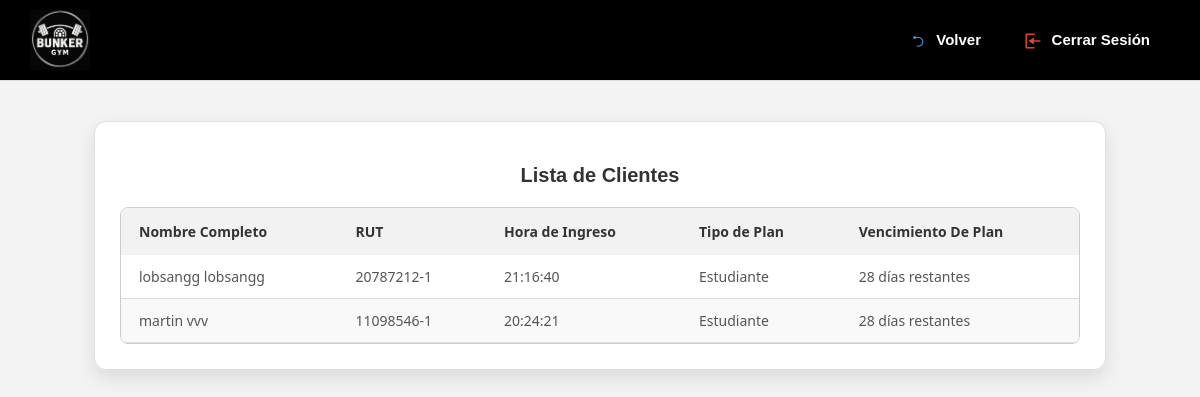
/lista/ (signed in), run on the app's committed database.
### core/models.py (models this page shows, shortened)
class Cliente(models.Model):
    METODOS_PAGO = [
        ('efectivo', 'Efectivo'),
        ('debito', 'Débito'),
        ('credito', 'Crédito'),
    ]
    nombre = models.CharField(max_length=50)
    apellido = models.CharField(max_length=50)
    rut = models.CharField(max_length=12, unique=True)
    correo = models.EmailField()
    telefono = models.CharField(max_length=15)
    mensualidad = models.ForeignKey(Mensualidad, on_delete=models.SET_NULL, null=True, blank=True)
    plan_personalizado = models.ForeignKey(PlanPersonalizado, on_delete=models.SET_NULL, null=True, blank=True)
    metodo_pago = models.CharField(max_length=10, choices=METODOS_PAGO, null=True, blank=True)
    fecha_inicio_plan = models.DateField(default=timezone.now, null=True, blank=True)
    def calcular_vencimiento(self):
        return self.fecha_inicio_plan + relativedelta(months=1)
    def dias_restantes(self):
        vencimiento = self.calcular_vencimiento()
        hoy = timezone.now().date()
        dias = (vencimiento - hoy).days
        return dias if dias >= 0 else 0

class Mensualidad(models.Model):
    OPCIONES = [
        ('Estudiante', 'Estudiante'),
        ('Normal', 'Normal'),
    ]
    tipo = models.CharField(max_length=20, choices=OPCIONES, unique=True)

### core/views.py (the view)
    def wrapper(request, *args, **kwargs):
        admin_id = request.session.get('admin_id')
        if not admin_id:
            return redirect('login')
        try:
            request.admin = Admin.objects.get(id=admin_id)
        except Admin.DoesNotExist:
            return redirect('login')
        return view_func(request, *args, **kwargs)

### core/views.py (called while the page is built)
def admin_required(view_func):
    def wrapper(request, *args, **kwargs):
        admin_id = request.session.get('admin_id')
        if not admin_id:
            return redirect('login')
        try:
            request.admin = Admin.objects.get(id=admin_id)
        except Admin.DoesNotExist:
            return redirect('login')
        return view_func(request, *args, **kwargs)
    return wrapper

### core/templates/core/listaCliente.html
{% extends 'core/home.html' %}
{% load static %}
{% block content %}
<div class="card-tabla">
    <h2 class="titulo-tabla">Lista de Clientes</h2>
    <div class="tabla-wrapper">
        {% if datos_clientes %}
        <table class="tabla-clientes">
            <thead>
                <tr>
                    <th>Nombre Completo</th>
                    <th>RUT</th>
                    <th>Hora de Ingreso</th>
                    <th>Tipo de Plan</th>
                    <th>Vencimiento De Plan</th>
                </tr>
            </thead>
            <tbody>
                {% for item in datos_clientes %}
                <tr>
                    <td>{{ item.cliente.nombre }} {{ item.cliente.apellido }}</td>
                    <td>{{ item.cliente.rut }}</td>
                    <td>{{ item.hora_ingreso }}</td>
                    <td>{{ item.tipo_plan }}</td>
                    <td>{{ item.vencimiento_plan }}</td>
                </tr>
                {% endfor %}
            </tbody>
        </table>
        {% else %}
        <p style="text-align:center; color: gray;">Ningún cliente ha ingresado hoy.</p>
        {% endif %}
    </div>
</div>
{% endblock %}

### core/static/core/css/styles.css (style rules this page uses)
body { margin: 0; font-family: Arial, sans-serif; background-color: #f3f3f3; }
.card-tabla { max-width: 80%; margin: 40px auto; padding: 25px; background-color: #ffffff; border-radius: 12px; box-shadow: 0 8px 20px rgba(0, 0, 0, 0.1); border: 1px solid #e0e0e0; }
.titulo-tabla { font-size: 20px; font-weight: bold; margin-bottom: 20px; color: #333; text-align: center; }
.tabla-wrapper { max-height: 400px; overflow-y: auto; border: 1px solid #ccc; border-radius: 8px; }
.tabla-clientes { width: 100%; border-collapse: collapse; font-family: 'Segoe UI', Tahoma, Geneva, Verdana, sans-serif; font-size: 14px; }
.tabla-clientes thead { background-color: #f2f2f2; position: sticky; top: 0; z-index: 1; }
.tabla-clientes th { padding: 14px 18px; text-align: left; font-weight: 600; color: #333; background-color: #f2f2f2; }
.tabla-clientes td { padding: 12px 18px; color: #555; border-bottom: 1px solid #ddd; }
.tabla-clientes tbody tr:nth-child(even) { background-color: #f9f9f9; }

### data on the page
Cliente: cliente.nombre "lobsangg", cliente.apellido "lobsangg", cliente.rut "20787212-1", hora_ingreso "21:16:40", tipo_plan "Estudiante", vencimiento_plan "28 días restantes"
Cliente: cliente.nombre "martin", cliente.apellido "vvv", cliente.rut "11098546-1", hora_ingreso "20:24:21", tipo_plan "Estudiante", vencimiento_plan "28 días restantes"
